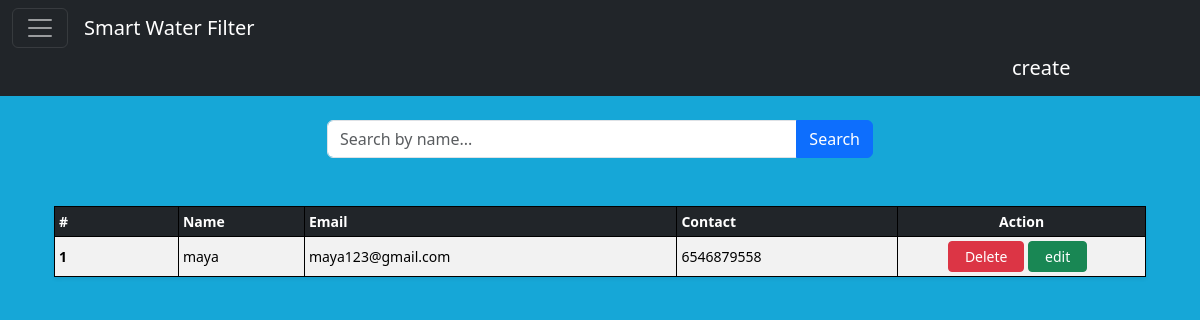
Page /main/ on the earlier database version.
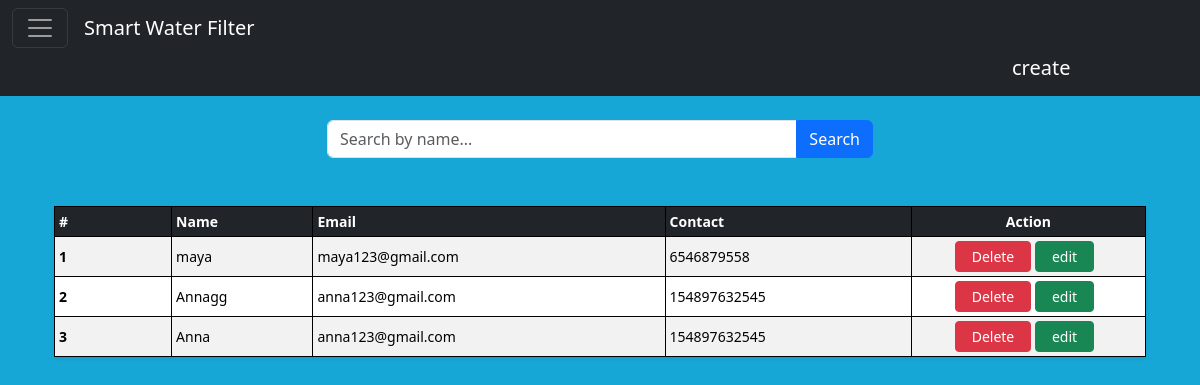
Same page on the later database version.
### filapp/models.py (models this page shows)
class Add(models.Model):
    name = models.CharField(max_length=100)
    contact = models.CharField( max_length=15 ,blank=True ,null=True)
    email = models.EmailField()

### filapp/views.py (the view)
# urls.py: path('main/', main ,name='main'),
def main(request):
   quearyset = Add.objects.all()
   if request.GET.get('search'):
        quearyset = quearyset.filter(name__icontains = request.GET.get('search'))
   context = {'add': quearyset}
   return render(request,  "main.html", context)

### filapp/templates/main.html (shortened to what this page needs)
<!DOCTYPE html>
<html lang="en">
<head>
    <link href="https://cdn.jsdelivr.net/npm/bootstrap@5.3.3/dist/css/bootstrap.min.css" rel="stylesheet">
</head>
<body>
    <nav class="navbar navbar-dark bg-dark">
        <div class="container-fluid">
            <button class="navbar-toggler" type="button" data-bs-toggle="offcanvas" data-bs-target="#sidebarMenu" aria-controls="sidebarMenu">
                <span class="navbar-toggler-icon"></span>
            </button>
            <a class="navbar-brand ms-3 me-auto" href="#">Smart Water Filter</a>
            <a class="navbar-brand  me-auto" href="/add/" style="margin-left: 1000px;">create</a>
        </div>
    </nav>
    <div class="container mt-4" >
        <form method="GET" class="mb-4">
    <div class="row justify-content-center">
        <div class="col-md-6">
            <div class="input-group">
                <input name="search" type="text" placeholder="Search by name..." class="form-control" aria-label="Search">
                <button type="submit" class="btn btn-primary">
                    Search
                </button>
             </div>
            </div>
        </div>
        </form>
        <div class="container mt-5" >
        <table class="table table-striped table-sm table-hover border  align-middle shadow-sm " >
            <thead class="table-dark">
                <tr>
                <th scope="col" style="width: 50px;" >#</th>
                <th scope="col" style="width: 50px;" >Name</th>
                <th scope="col" style="width: 30px;" >Email</th>
                <th scope="col" style="width: 40px;" >Contact</th>
                <th scope="col" style="width: 100px; text-align: center;" >Action</th>
                </tr>
            </thead>
            <tbody>
                {% for item in add %}
                <tr>
                <th scope="row">{{forloop.counter}}</th>
                <td>{{ item.name }}</td>
                <td>{{ item.email }}</td>
                <td>{{ item.contact }}</td>
                <td class="text-nawrap" style="text-align: center;">
                    <a href="/delete-pet/{{item.id}}/" class="btn btn-danger btn-sm py-1 px-3 ">Delete</a>
                    <a href="/update/{{ item.id }}/" class="btn btn-success btn-sm py-1 px-3 me-2">edit</a>
                </td>
         </tr>
             {% empty %}
      <tr>
        <td colspan="4" class="text-center text-muted">No records found.</td>
      </tr>
      {% endfor %}
    </tbody>
  </table>
 </div>
</body>
 </html>

### filapp/templates/main.html (style rules this page uses)
table, th, td { border: 1px solid #000000; border-collapse: collapse; }
th, td { padding: 6px 14px; font-size: 14px; }
body { background-color: rgb(22, 167, 215); }

Differences in the rows shown:
added Add: name "Annagg", email "anna123@gmail.com", contact "154897632545"
added Add: name "Anna", email "anna123@gmail.com", contact "154897632545"
